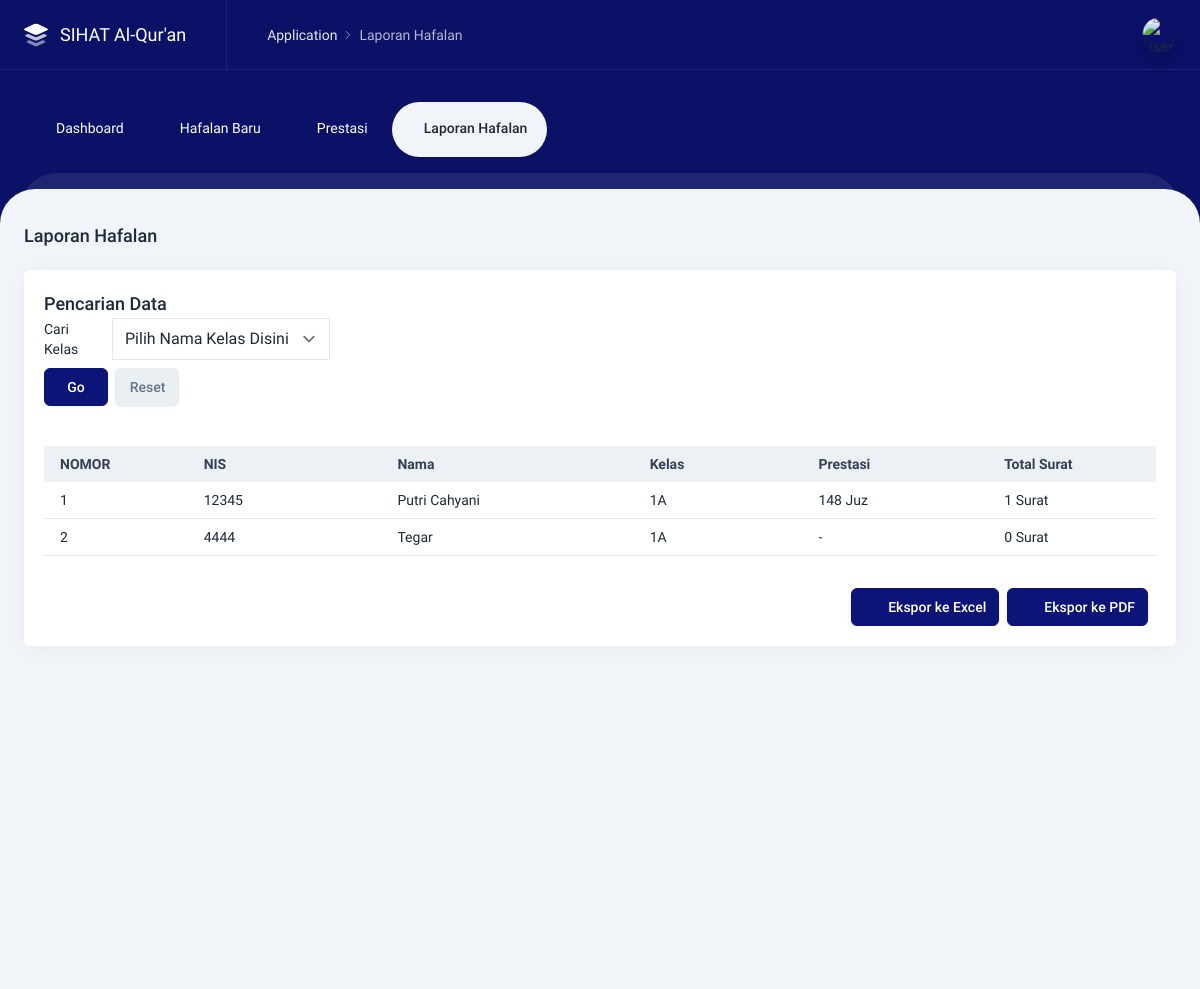
The page /user/laporan-hafalan.php (signed in) on the database its author committed.
### tables this page shows
CREATE TABLE `tb_santri` (
  `id` bigint UNSIGNED NOT NULL,
  `nis` varchar(20) NOT NULL,
  `kelas` varchar(255) NOT NULL,
  `nama` varchar(255) NOT NULL,
  `tempatlahir` varchar(255) NOT NULL,
  `tanggallahir` varchar(255) NOT NULL,
  `nama_ortu` varchar(255) NOT NULL,
  `email_ortu` varchar(20) NOT NULL,
  `alamat` varchar(255) NOT NULL,
  `created_at` varchar(40) DEFAULT NULL,
  `updated_at` varchar(40) DEFAULT NULL
);

### user/laporan-hafalan.php (the view, shortened to what this page needs)
<?php
$title = 'Laporan Hafalan';
include 'layouts/header.php';
include 'layouts/navbar.php';
?>
<div class="content content--top-nav">
  <div class="intro-y flex flex-col sm:flex-row items-center mt-8">
    <h2 class="text-lg font-medium mr-auto"><?= $title ?> </h2>
  </div>
  <div class="intro-y box p-5 mt-5">
    <h2 class="text-lg font-medium mr-auto">Pencarian Data</h2>
    <div class="flex flex-col sm:flex-row sm:items-end xl:items-start align-center">
      <form id="tabulator-html-filter-form" class="xl:flex sm:mr-auto" method="GET" action="">
        <div class="sm:flex items-center sm:mr-4">
          <label class="w-12 flex-none xl:w-auto mr-5">Cari Kelas</label>
          <select id="idsantri" name="cari" data-search="true" class="tom-select w-full">
            <option> Pilih Nama Kelas Disini</option>
            <?php
              $query = "SELECT s.id AS id_santri, s.kelas, COUNT(h.ID) AS JumlahData
                        FROM tb_santri s
                        LEFT JOIN tb_hafalan_baru h ON s.id = h.ID_Santri
                        GROUP BY s.id, s.kelas";
            ?>
          </select>
        </div>
        <div class="mt-2 xl:mt-0">
          <button id="tabulator-html-filter-go" type="submit" class="btn btn-primary w-full sm:w-16">Go</button>
          <a href="laporan-hafalan" class="btn btn-secondary w-full sm:w-16 mt-2 sm:mt-0 sm:ml-1">Reset</a>
        </div>
      </form>
    </div>
    <br>
    <div class="card">
      <br>
      <div class="overflow-x-auto">
        <?php
        if (isset($_GET['cari'])) {
          $cari = $_GET['cari'];
          $query = $koneksi->query("SELECT s.id AS id_santri, s.nis, s.nama, s.kelas
                                    FROM tb_santri s
                                    WHERE s.kelas = '$cari'");
        } else {
          $query = $koneksi->query("SELECT s.id AS id_santri, s.nis, s.nama, s.kelas
                                    FROM tb_santri s");
        }
        ?>
        <table id="example" class="table table-sm">
          <thead class="table-light">
            <tr>
              <th class="whitespace-nowrap" rowspan="2" style="width: 3%">NOMOR</th>
              <th rowspan="2" style="width: 6%">NIS</th>
              <th rowspan="2" style="width: 8%">Nama</th>
              <th rowspan="2" style="width: 5%">Kelas</th>
              <th rowspan="2" style="width: 5%">Prestasi</th>
              <th rowspan="2" style="width: 5%">Total Surat</th>
            </tr>
          </thead>
          <tbody>
            <?php
            $nomor_urut = 1;
            foreach ($query as $data) :
              $id = $data['id_santri'];
            ?>
              <tr class="intro-x">
                <td><?= $nomor_urut ?></td>
                <td class="w-40"><?= $data['nis'] ?></td>
                <td><?= $data['nama'] ?></td>
                <td><?= $data['kelas'] ?></td>
                <td>
                  <?php
                  $sql = "SELECT SUM(total_juz) AS Prestasi
                          FROM tb_prestasi
                          WHERE id_santri = $id";
                  $prestasi_query = mysqli_query($koneksi, $sql);
                  $prestasi_data = mysqli_fetch_assoc($prestasi_query);
                  echo $prestasi_data['Prestasi'] ? $prestasi_data['Prestasi'] . ' Juz' : '-';
                  ?>
                </td>
                <td>
                  <?php
                  $sql = "SELECT COUNT(*) AS JumlahData
                          FROM (
                            SELECT surat
                            FROM tb_hafalan_baru
                            WHERE ID_Santri = $id
                            GROUP BY surat
                          ) AS Subquery";
                  $query_surat = mysqli_query($koneksi, $sql);
                  $data_surat = mysqli_fetch_assoc($query_surat);
                  ?>
                  <?= $data_surat['JumlahData']; ?> Surat
                </td>
              </tr>
              <?php $nomor_urut++; ?>
            <?php endforeach; ?>
          </tbody>
        </table>
        <div class="intro-y flex flex-col sm:flex-row items-center mt-8">
  <div class="w-full sm:w-auto flex mt-4 sm:mt-0 ml-auto">
    <form action="laporan/export_excel_rekap.php" target="_blank" method="POST">
      <button type="submit" class="btn btn-primary shadow-md mr-2">
        <i data-lucide="file-text" class="w-4 h-4 mr-2"></i> Ekspor ke Excel
      </button>
    </form>
    <form action="laporan/export_pdf_rekap.php" target="_blank" method="POST">
      <button type="submit" class="btn btn-primary shadow-md mr-2">
        <i data-lucide="file-text" class="w-4 h-4 mr-2"></i> Ekspor ke PDF
      </button>
    </form>
  </div>
</div>
      </div>
    </div>
  </div>
</div>
<?php
include 'layouts/footer.php';
?>

### rows shown on the page
tb_santri: nis "12345", nama "Putri Cahyani", kelas "1A", Prestasi "148", JumlahData "1"
tb_santri: nis "4444", nama "Tegar", kelas "1A", JumlahData "0"

### other values the page prints
$title "Laporan Hafalan"
